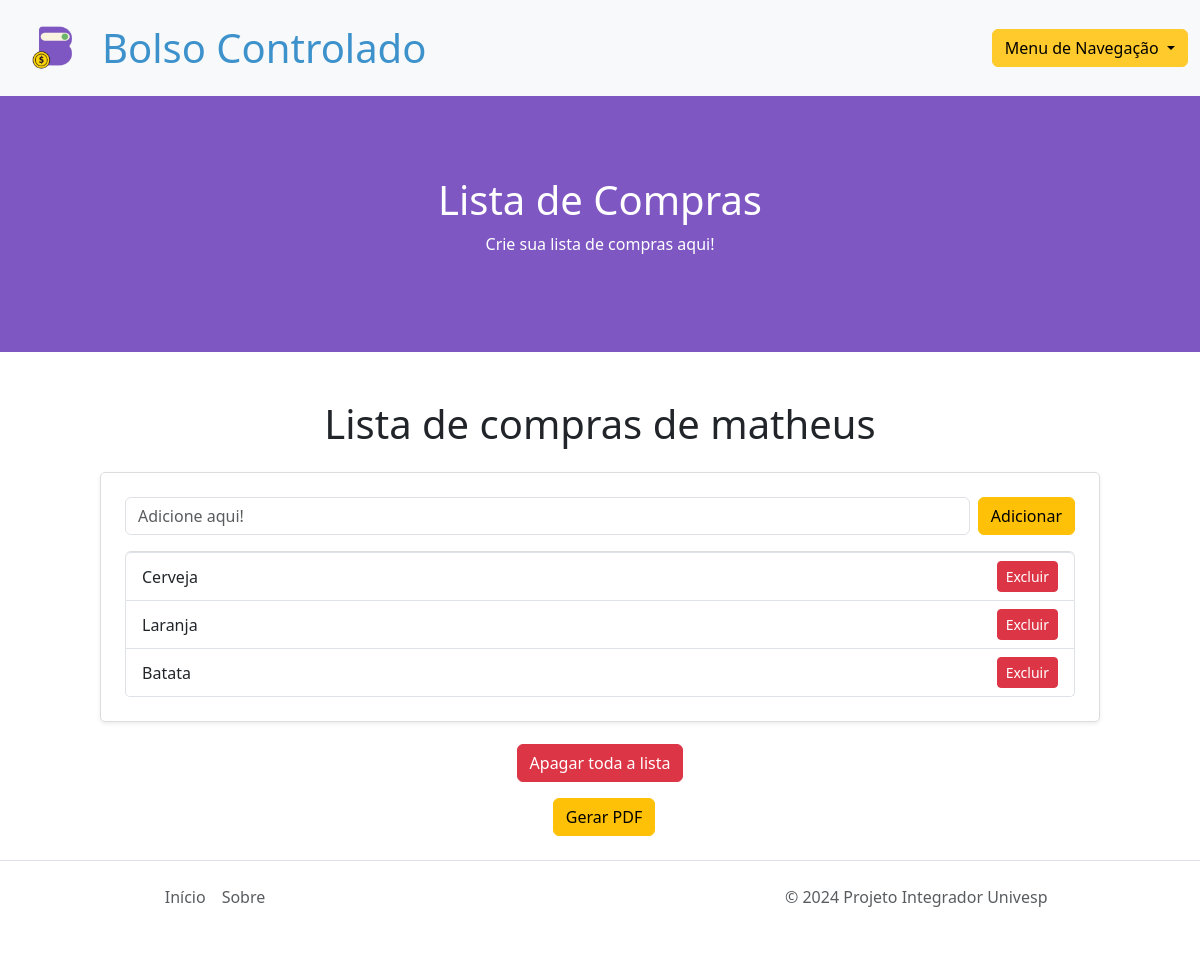
Before: /task_list/ (signed in) with the older database file.
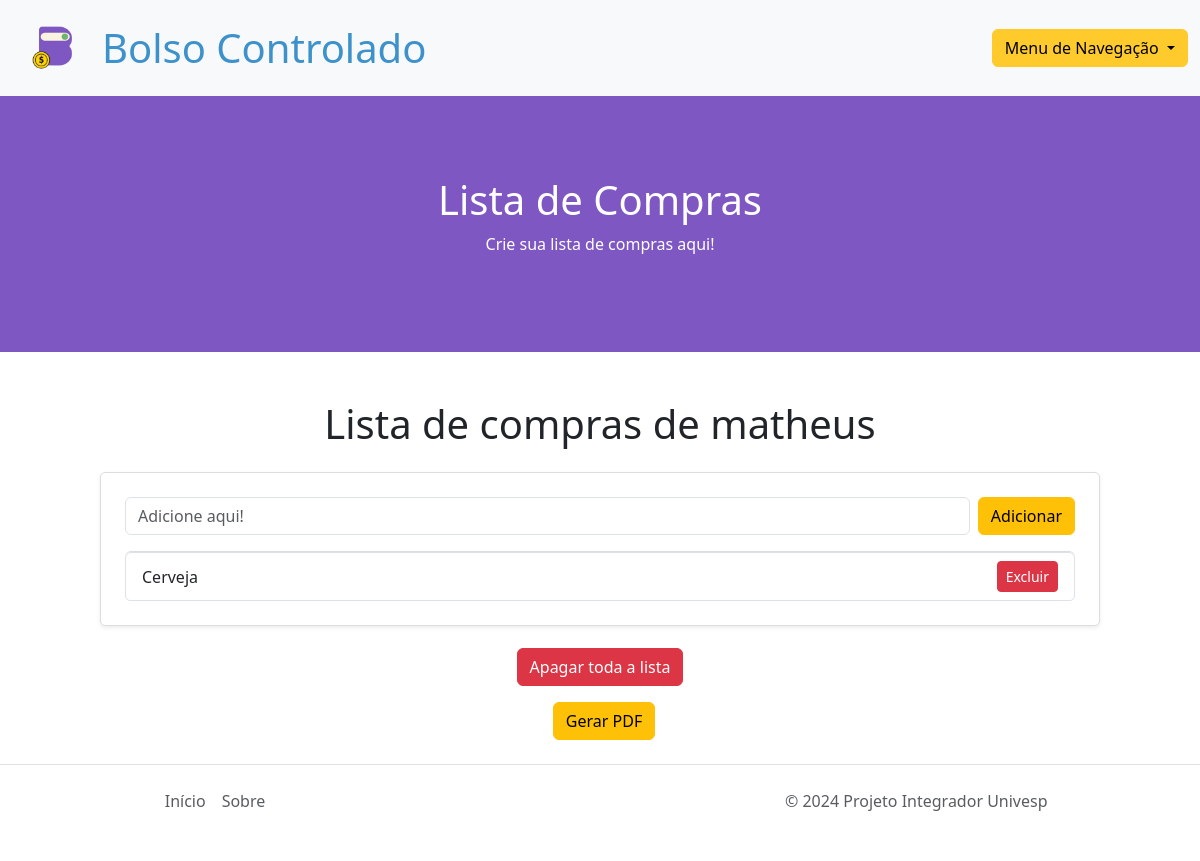
After: the same page with the newer database file.
### shopping_list/models.py (models this page shows, shortened)
class Task(models.Model):
    title = models.CharField(max_length=30)
    completed = models.BooleanField(default=False)
    user = models.ForeignKey(User, on_delete=models.CASCADE)

### shopping_list/views.py (the view)
# urls.py: path('task_list/', TaskListView.as_view(), name='task_list'),
class TaskListView(LoginRequiredMixin, View):
    def get(self, request):
        tasks = Task.objects.filter(user=request.user)
        return render(request, 'shopping_list/task_list.html', {'tasks': tasks})

### shopping_list/templates/shopping_list/task_list.html (shortened to what this page needs)
{% extends 'base-5.html' %}
{% load static %}
{% block content %}
<div id="banner">
    <h1 id="cor-letra-banner">Lista de Compras</h1>
    <p id="cor-letra-banner">Crie sua lista de compras aqui!</p>
</div>
<div class="container mt-5">
    <h1 class="text-center mb-4">Lista de compras de {{ user.username }}</h1>
    <div class="card p-4 shadow-sm">
        <form action="{% url 'task_add' %}" method="post" class="d-flex justify-content-between mb-3">
            <input type="text" name="title" placeholder="Adicione aqui!" class="form-control" required>
            <button type="submit" class="btn btn-warning ms-2">Adicionar</button>
        </form>
        <ul id="item-list" class="list-group">
            {% for task in tasks %}
            <li class="list-group-item d-flex justify-content-between align-items-center">
                <span class="task-title">{{ task.title }}</span>
                <form action="{% url 'task_delete' task.pk %}" method="post" style="display:inline;">
                    <button type="submit" class="btn btn-danger btn-sm">Excluir</button>
                </form>
            </li>
            {% empty %}
            <p class="text-center text-muted">Nenhuma tarefa encontrada.</p>
            {% endfor %}
        </ul>
    </div>
    <div class="text-center mb-3" style="margin-top:2%">
        <form action="{% url 'task_delete_all' %}" method="post">
            <button type="submit" class="btn btn-danger">Apagar toda a lista</button>
        </form>
    </div>
    <div class="text-center">
        <button id="pdf-button" class="btn btn-warning ms-2">Gerar PDF</button>
    </div>
</div>
{% endblock content %}

Changed rows visible on the page:
removed Task: title "Laranja"
removed Task: title "Batata"
